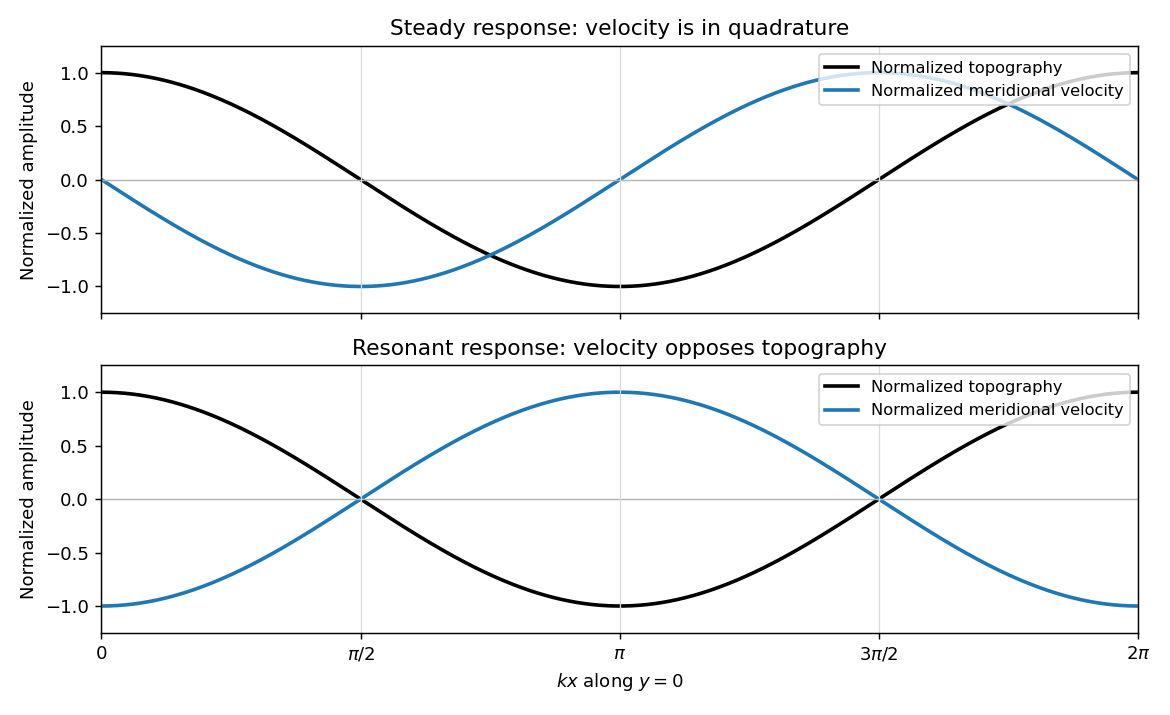

This chart was generated by the following Python code:
"""Phase of forced QG edge waves; tested with Python 3.14.4.

Dependencies: numpy 2.3.5, matplotlib 3.10.7 (root pyproject.toml).
Write only a PNG basename to the caller's CWD; preserve MPLCONFIGDIR.
Curves are normalized for positive f, epsilon, U0, k and t.
"""
import numpy as np
import matplotlib
matplotlib.use('Agg')
import matplotlib.pyplot as plt


def main():
    x = np.linspace(0, 2*np.pi, 801)
    fig, axes = plt.subplots(2, 1, figsize=(9, 5.5), sharex=True, facecolor='white')
    profiles = [(-np.sin(x), 'Steady response: velocity is in quadrature'),
                (-np.cos(x), 'Resonant response: velocity opposes topography')]
    for ax, (velocity, title) in zip(axes, profiles):
        ax.set_facecolor('white')
        ax.plot(x, np.cos(x), color='black', lw=2, label='Normalized topography')
        ax.plot(x, velocity, color='tab:blue', lw=2, label='Normalized meridional velocity')
        ax.axhline(0, color='0.7', lw=0.8)
        for knot in np.arange(5)*np.pi/2:
            ax.axvline(knot, color='0.85', lw=0.7)
        ax.set(ylim=(-1.25, 1.25), xlim=(0, 2*np.pi), ylabel='Normalized amplitude', title=title)
        ax.legend(loc='upper right', fontsize=9)
    axes[-1].set_xticks(np.arange(5)*np.pi/2,
                       ['0', r'$\pi/2$', r'$\pi$', r'$3\pi/2$', r'$2\pi$'])
    axes[-1].set_xlabel(r'$kx$ along $y=0$')
    fig.tight_layout()
    fig.savefig('paper-77-topographic-phases.png', dpi=130, facecolor='white', transparent=False)
    plt.close(fig)


if __name__ == '__main__':
    main()
